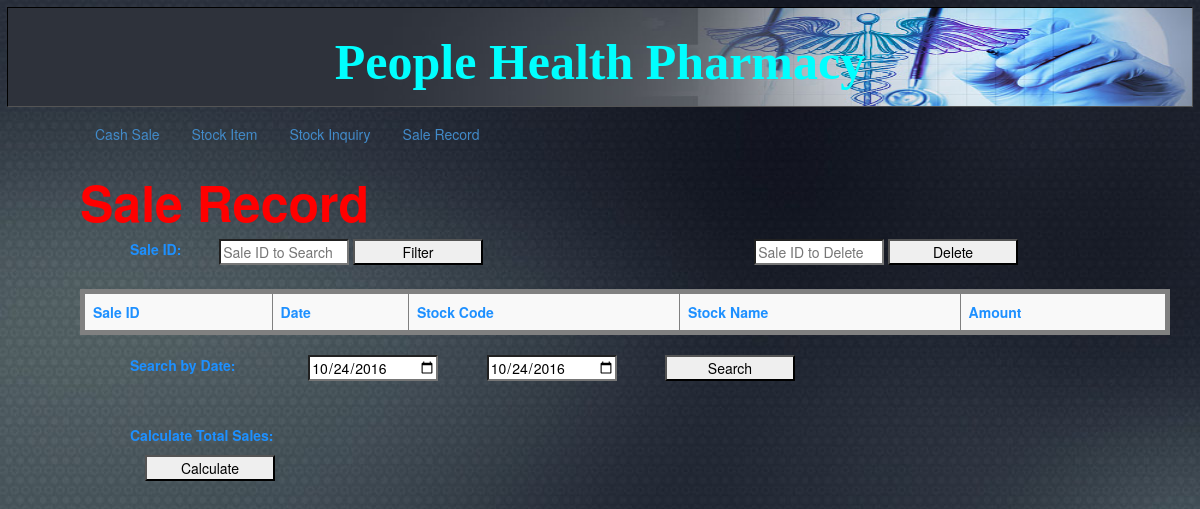
The app's page /record.php, older data.
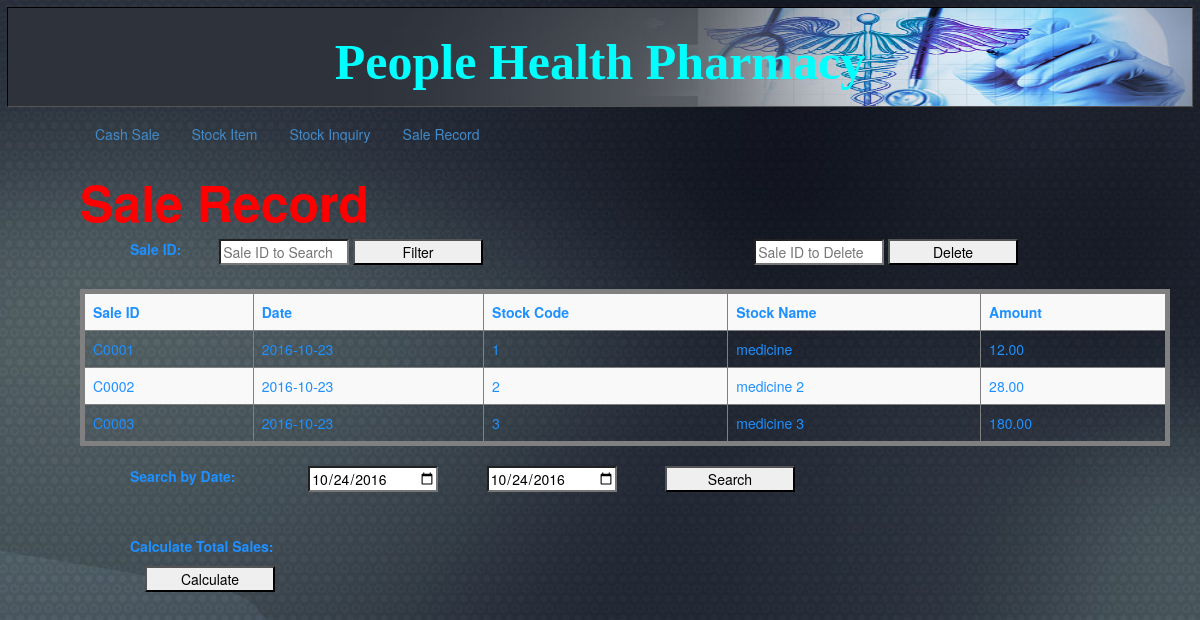
The same page, newer data.
### tables this page shows
CREATE TABLE `sales_record` (
  `sale_id` varchar(255) NOT NULL,
  `sale_date` date NOT NULL,
  `stock_code` int(8) NOT NULL,
  `stock_name` varchar(255) NOT NULL,
  `amount` decimal(10,2) NOT NULL
);

### record.php (the view, shortened to what this page needs)
<?php
if(isset($_POST['search']))
{
    $saleToSearch = $_POST['saleToSearch'];
    $query = "SELECT * FROM `sales_record` WHERE CONCAT(`sale_id`, `sale_date`, `stock_code`, `stock_name`, `amount`) LIKE '%".$saleToSearch."%'";
    $search_result = filterTable($query);
}
 else {
    $query = "SELECT * FROM `sales_record`";
    $search_result = filterTable($query);
}
if(isset($_POST['searchByDate']))
{
    $date1 = $_POST['toCal1'];
    $date2 = $_POST['toCal2'];
    $query = "SELECT * FROM `sales_record` WHERE `sale_date` BETWEEN '$date1' AND '$date2'";
    $search_result = filterTable($query);
}
 else {
    $query = "SELECT * FROM `sales_record`";
    $search_result = filterTable($query);
}
function filterTable($query)
{
    $connect = mysqli_connect("localhost", "root", "", "srs_db");
    $filter_Result = mysqli_query($connect, $query);
    return $filter_Result;
}
?>
<!DOCTYPE html>
<html lang="en" data-ng-app="myApp">
<head>
	 <link href="css/bootstrap.min.css" rel="stylesheet" />
    <link href="css/style.css" rel="stylesheet" />
</head>
<body>
    <header>
        <h1 id="shopname">People Health Pharmacy</h1>
    </header>
    <div class="container" >
        <?php
			include("header.php");
		?>
        <form action="record.php" method="post">
            <div class="row">
                <div class="col-md-12">
                    <h1>Sale Record</h1>
                    <div class="row">
                        <div class="col-sm-1">
                            <p><strong>Sale ID: </strong></p>
                        </div>
                        <div class="col-sm-6">
                            <input type="text" name="saleToSearch" placeholder="Sale ID to Search" />
                            <input type="submit" name="search" value="Filter" />
                        </div>
                        <div class="col-sm-5" >
                            <input type="text" name="toDelete" placeholder="Sale ID to Delete" />
                            <input type="submit" name="delete" value="Delete" />
                        </div>
                    </div><br/>
                    <table class="table table-striped table-hover" border="5" cellpadding="5" cellspacing="0" style="border-collapse: collapse" bordercolor="#808080" width="100&#37">
                        <tr>
                            <th>Sale ID</th>
                            <th>Date</th>
                            <th>Stock Code</th>
                            <th>Stock Name</th>
                            <th>Amount</th>
                        </tr>
                        <?php
                            while($row = mysqli_fetch_array($search_result)):
                        ?>
                        <tr>
                            <td><?php
                                echo $row['sale_id'];
                            ?></td>
                            <td><?php
                                echo $row['sale_date'];
                            ?></td>
                            <td><?php
                                echo $row['stock_code'];
                            ?></td>
                            <td><?php
                                echo $row['stock_name'];
                            ?></td>
                            <td><?php
                                echo $row['amount'];
                            ?></td>
                        </tr>
                        <?php
                            endwhile;
                        ?>
                    </table>
                    <div class="row">
                        <div class="col-sm-2">
                            <p><strong>Search by Date:</strong></p>
                        </div>
                        <div class="col-sm-2">
                            <input type="date" name="toCal1" value="<?php echo date('Y-m-d'); ?>"/>
                        </div>
                        <div class="col-sm-2">
                            <input type="date" name="toCal2" value="<?php echo date('Y-m-d'); ?>"/>
                        </div>
                        <div class="col-sm-2">
                            <input type="submit" name="searchByDate" value="Search"/>
                        </div>
                    </div>
                    <br/><br/>
                    <div class="row">
                        <div class="col-sm-4">
                            <p><strong>Calculate Total Sales:</strong></p>
                        </div>
                    </div>
                    <div class="row">
                        <div class="col-sm-4">
                            <div class="col-sm-4" ng-hide="showme1">
                                <input type="button" value="Calculate" ng-click="showme1 = 1"/>
                            </div>
                        </div>
                    </div>
                </div>
            </div>
        </form>
    </div>
</body>
</html>

### header.php
<div class="row">
    <div class="col-sm-12">
        <ul class="nav nav-pills">
            <li data-ng-class="menuClass('cashsale')"><a href="index.php">Cash Sale</a></li>
            <li data-ng-class="menuClass('stockitem')"><a href="item.php">Stock Item</a></li>
            <li data-ng-class="menuClass('stockinquiry')"><a href="inquiry.php">Stock Inquiry</a></li>
            <li data-ng-class="menuClass('salerecord')"><a href="record.php">Sale Record</a></li>
        </ul>
    </div>
</div>

### css/style.css (style rules this page uses)
h1 { color:red; font-weight: bold; font-size: 50px; }
div { padding-left: 50px; }
input { width: 130px; }
body { background-image: url("../image/background.jpg"); background-repeat: no-repeat; color:dodgerblue; }
header { border: 1px inset black; margin: 0.5em; padding: 0.5em; text-align:center; background:url("../image/header.jpg"); background-repeat: no-repeat; height: 100px; background-size: 100% 100%; }
#shopname { text-align: center; color: cyan; font-family:cursive; }

Row changes from the older to the newer data that the page shows:
added sales_record: sale_id "C0001", sale_date "2016-10-23", stock_code "1", stock_name "medicine", amount "12.00"
added sales_record: sale_id "C0002", sale_date "2016-10-23", stock_code "2", stock_name "medicine 2", amount "28.00"
added sales_record: sale_id "C0003", sale_date "2016-10-23", stock_code "3", stock_name "medicine 3", amount "180.00"
